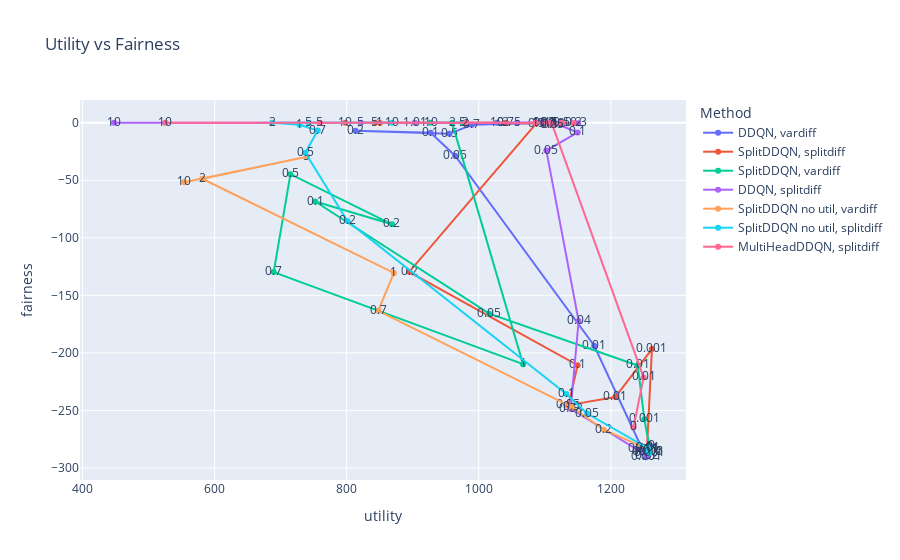
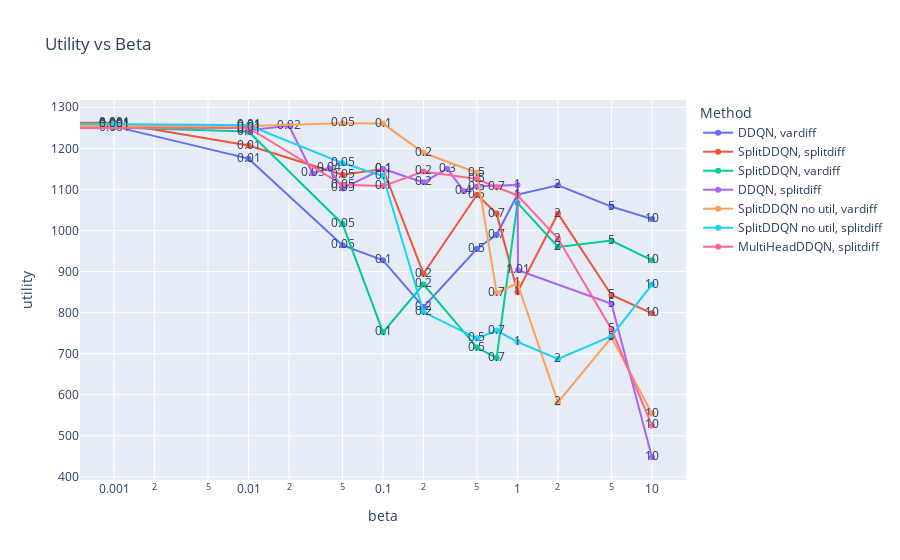
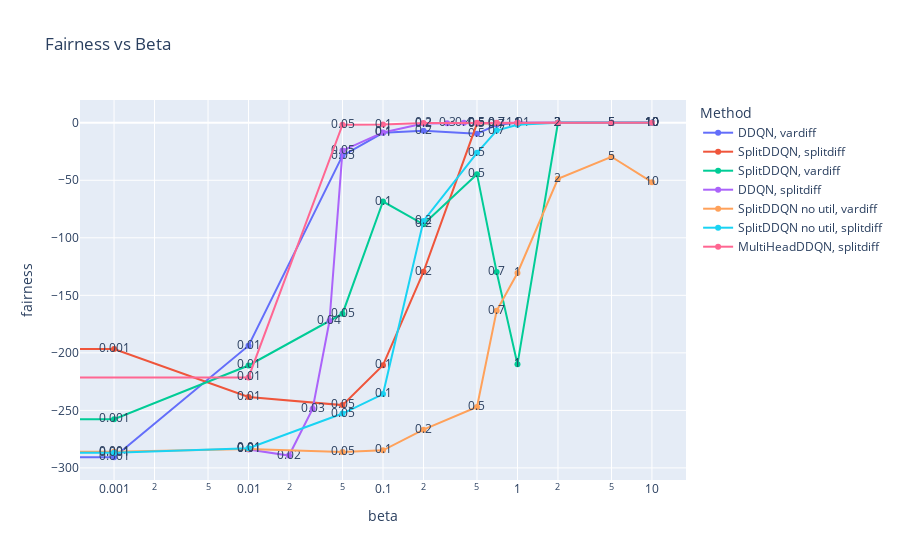

Notebook source saved alongside these figures, in order:
### Markdown cell above
## Base model comparison

### Code cell
# matthew/Results/Base/DDQN_variance_diff_both_bestm_50.csv
results = pd.read_csv("matthew/Results/Base/DDQN_variance_diff_both_bestm_50.csv")
results['Method'] = "DDQN, vardiff"
#matthew/Results/Base/DDQN_split_diff_both_bestm_50.csv
results1 = pd.read_csv("matthew/Results/Base/DDQN_split_diff_both_bestm_50.csv")
results1['Method'] = "DDQN, splitdiff"
#matthew/Results/Base/SplitDDQN_split_diff_both_bestm_50.csv
results2 = pd.read_csv("matthew/Results/Base/SplitDDQN_split_diff_both_bestm_50.csv")
results2['Method'] = "SplitDDQN, splitdiff"
#matthew/Results/Base/SplitDDQN_variance_diff_both_bestm_50.csv
results3 = pd.read_csv("matthew/Results/Base/SplitDDQN_variance_diff_both_bestm_50.csv")
results3['Method'] = "SplitDDQN, vardiff"
#matthew/Results/Base/SplitDDQN_variance_diff_bestm_50.csv
results4 = pd.read_csv("matthew/Results/Base/SplitDDQN_variance_diff_bestm_50.csv")
results4['Method'] = "SplitDDQN no util, vardiff"
#matthew/Results/Base/SplitDDQN_split_diff_bestm_50.csv
results5 = pd.read_csv("matthew/Results/Base/SplitDDQN_split_diff_bestm_50.csv")
results5['Method'] = "SplitDDQN no util, splitdiff"
# matthew/Results/Base/MultiHeadDDQN_split_diff_both_bestm_50.csv
results6 = pd.read_csv("matthew/Results/Base/MultiHeadDDQN_split_diff_both_bestm_50.csv")
results6['Method'] = "MultiHeadDDQN, splitdiff"
#Combine
results = pd.concat([results, results2, results3, results1, results4, results5, results6], ignore_index=True)
results['base_beta'] = results['base_beta'].round(6)
results['beta'] = results['beta'].round(6)
#plot utility vs fairness
fig = px.line(results, x="utility", y="fairness", color='Method', title="Utility vs Fairness", text='beta')
fig.show()

#plot utility vs beta(log scale)
fig = px.line(results, x="beta", y="utility", color='Method', title="Utility vs Beta", text='base_beta', log_x=True)
fig.show()

#plot fairness vs beta(log scale)
fig = px.line(results, x="beta", y="fairness", color='Method', title="Fairness vs Beta", text='base_beta', log_x=True)
fig.show()

### Figure 1 — Plotly figure (JSON) as saved in the notebook; plotly's stock layout.template omitted (floating-point values rounded to 4 significant figures)
{"data": [{"hovertemplate": "Method=DDQN, vardiff<br>utility=%{x}<br>fairness=%{y}<br>beta=%{text}<extra></extra>", "legendgroup": "DDQN, vardiff", "line": {"color": "#636efa", "dash": "solid"}, "marker": {"symbol": "circle"}, "mode": "lines+text+markers", "name": "DDQN, vardiff", "orientation": "v", "showlegend": true, "text": [0, 0.001, 0.01, 0.05, 0.1, 0.2, 0.5, 0.7, 1, 2, 5, 10], "type": "scatter", "x": [1261.0, 1253.0, 1175.0, 964.2, 927.2, 813.4, 955.5, 989.6, 1087.0, 1110.0, 1058.0, 1028.0], "xaxis": "x", "y": [-281.2, -290.7, -193.8, -28.62, -8.731, -6.895, -9.615, -1.815, -0.1018, -0.04056, -0.01308, -0.0394], "yaxis": "y"}, {"hovertemplate": "Method=SplitDDQN, splitdiff<br>utility=%{x}<br>fairness=%{y}<br>beta=%{text}<extra></extra>", "legendgroup": "SplitDDQN, splitdiff", "line": {"color": "#EF553B", "dash": "solid"}, "marker": {"symbol": "circle"}, "mode": "lines+text+markers", "name": "SplitDDQN, splitdiff", "orientation": "v", "showlegend": true, "text": [0, 0.001, 0.01, 0.05, 0.1, 0.2, 0.5, 0.7, 1, 2, 5, 10], "type": "scatter", "x": [1255.0, 1262.0, 1207.0, 1136.0, 1150.0, 894.6, 1087.0, 1041.0, 850.3, 1041.0, 842.7, 798.1], "xaxis": "x", "y": [-285.6, -196.7, -238.4, -245.4, -210.7, -129.6, -0.7116, -0.2802, -0.3261, -0.005137, -0.008117, -0.0092], "yaxis": "y"}, {"hovertemplate": "Method=SplitDDQN, vardiff<br>utility=%{x}<br>fairness=%{y}<br>beta=%{text}<extra></extra>", "legendgroup": "SplitDDQN, vardiff", "line": {"color": "#00cc96", "dash": "solid"}, "marker": {"symbol": "circle"}, "mode": "lines+text+markers", "name": "SplitDDQN, vardiff", "orientation": "v", "showlegend": true, "text": [0, 0.001, 0.01, 0.05, 0.1, 0.2, 0.5, 0.7, 1, 2, 5, 10], "type": "scatter", "x": [1259.0, 1251.0, 1241.0, 1016.0, 752.2, 868.6, 714.8, 689.5, 1067.0, 959.6, 975.5, 927.2], "xaxis": "x", "y": [-281.4, -257.6, -211.0, -166.0, -68.45, -88.28, -44.7, -129.8, -209.8, -0.1094, -0.01842, -0.004118], "yaxis": "y"}, {"hovertemplate": "Method=DDQN, splitdiff<br>utility=%{x}<br>fairness=%{y}<br>beta=%{text}<extra></extra>", "legendgroup": "DDQN, splitdiff", "line": {"color": "#ab63fa", "dash": "solid"}, "marker": {"symbol": "circle"}, "mode": "lines+text+markers", "name": "DDQN, splitdiff", "orientation": "v", "showlegend": true, "text": [0.01, 0.02, 0.03, 0.04, 0.05, 0.1, 0.2, 0.3, 0.4, 0.5, 1, 1.01, 5, 10], "type": "scatter", "x": [1244.0, 1255.0, 1139.0, 1151.0, 1102.0, 1150.0, 1117.0, 1150.0, 1096.0, 1107.0, 1111, 903.2, 821.4, 447.7], "xaxis": "x", "y": [-284.0, -289.2, -248.6, -172.3, -24.18, -8.443, -0.6829, -0.4642, -0.01251, -0.1675, -0.008859, -0.06626, -0.0167, -0.04304], "yaxis": "y"}, {"hovertemplate": "Method=SplitDDQN no util, vardiff<br>utility=%{x}<br>fairness=%{y}<br>beta=%{text}<extra></extra>", "legendgroup": "SplitDDQN no util, vardiff", "line": {"color": "#FFA15A", "dash": "solid"}, "marker": {"symbol": "circle"}, "mode": "lines+text+markers", "name": "SplitDDQN no util, vardiff", "orientation": "v", "showlegend": true, "text": [0, 0.001, 0.01, 0.05, 0.1, 0.2, 0.5, 0.7, 1, 2, 5, 10], "type": "scatter", "x": [1255.0, 1256.0, 1254.0, 1261.0, 1260.0, 1189.0, 1141.0, 847.7, 871.5, 581.3, 739.7, 554.0], "xaxis": "x", "y": [-285.6, -286.0, -283.5, -286.3, -284.7, -266.7, -247.0, -163.5, -130.6, -48.69, -29.57, -51.65], "yaxis": "y"}, {"hovertemplate": "Method=SplitDDQN no util, splitdiff<br>utility=%{x}<br>fairness=%{y}<br>beta=%{text}<extra></extra>", "legendgroup": "SplitDDQN no util, splitdiff", "line": {"color": "#19d3f3", "dash": "solid"}, "marker": {"symbol": "circle"}, "mode": "lines+text+markers", "name": "SplitDDQN no util, splitdiff", "orientation": "v", "showlegend": true, "text": [0, 0.001, 0.01, 0.05, 0.1, 0.2, 0.5, 0.7, 1, 2, 5, 10], "type": "scatter", "x": [1255.0, 1259.0, 1256.0, 1164.0, 1133.0, 801.1, 737.4, 756.2, 728.5, 687.0, 742.8, 868.4], "xaxis": "x", "y": [-285.6, -286.8, -282.9, -252.7, -235.8, -85.39, -26.12, -6.797, -1.706, -0.05732, -0.002976, -0.003797], "yaxis": "y"}, {"hovertemplate": "Method=MultiHeadDDQN, splitdiff<br>utility=%{x}<br>fairness=%{y}<br>beta=%{text}<extra></extra>", "legendgroup": "MultiHeadDDQN, splitdiff", "line": {"color": "#FF6692", "dash": "solid"}, "marker": {"symbol": "circle"}, "mode": "lines+text+markers", "name": "MultiHeadDDQN, splitdiff", "orientation": "v", "showlegend": true, "text": [0, 0.01, 0.05, 0.1, 0.2, 0.5, 0.7, 1, 2, 5, 10], "type": "scatter", "x": [1234.0, 1250.0, 1111.0, 1108.0, 1144.0, 1125.0, 1105.0, 1086.0, 980.2, 759.4, 525.3], "xaxis": "x", "y": [-264.8, -221.3, -1.736, -1.614, -0.1374, -0.008547, -0.0437, -0.0519, -0.01632, -0.03826, -0.02113], "yaxis": "y"}], "layout": {"legend": {"title": {"text": "Method"}, "tracegroupgap": 0}, "title": {"text": "Utility vs Fairness"}, "xaxis": {"anchor": "y", "domain": [0, 1], "title": {"text": "utility"}}, "yaxis": {"anchor": "x", "domain": [0, 1], "title": {"text": "fairness"}}}}

### Figure 2 — Plotly figure (JSON) as saved in the notebook; plotly's stock layout.template omitted (floating-point values rounded to 4 significant figures)
{"data": [{"hovertemplate": "Method=DDQN, vardiff<br>beta=%{x}<br>utility=%{y}<br>base_beta=%{text}<extra></extra>", "legendgroup": "DDQN, vardiff", "line": {"color": "#636efa", "dash": "solid"}, "marker": {"symbol": "circle"}, "mode": "lines+text+markers", "name": "DDQN, vardiff", "orientation": "v", "showlegend": true, "text": [0, 0.001, 0.01, 0.05, 0.1, 0.2, 0.5, 0.7, 1, 2, 5, 10], "type": "scatter", "x": [0, 0.001, 0.01, 0.05, 0.1, 0.2, 0.5, 0.7, 1, 2, 5, 10], "xaxis": "x", "y": [1261.0, 1253.0, 1175.0, 964.2, 927.2, 813.4, 955.5, 989.6, 1087.0, 1110.0, 1058.0, 1028.0], "yaxis": "y"}, {"hovertemplate": "Method=SplitDDQN, splitdiff<br>beta=%{x}<br>utility=%{y}<br>base_beta=%{text}<extra></extra>", "legendgroup": "SplitDDQN, splitdiff", "line": {"color": "#EF553B", "dash": "solid"}, "marker": {"symbol": "circle"}, "mode": "lines+text+markers", "name": "SplitDDQN, splitdiff", "orientation": "v", "showlegend": true, "text": [0, 0.001, 0.01, 0.05, 0.1, 0.2, 0.5, 0.7, 1, 2, 5, 10], "type": "scatter", "x": [0, 0.001, 0.01, 0.05, 0.1, 0.2, 0.5, 0.7, 1, 2, 5, 10], "xaxis": "x", "y": [1255.0, 1262.0, 1207.0, 1136.0, 1150.0, 894.6, 1087.0, 1041.0, 850.3, 1041.0, 842.7, 798.1], "yaxis": "y"}, {"hovertemplate": "Method=SplitDDQN, vardiff<br>beta=%{x}<br>utility=%{y}<br>base_beta=%{text}<extra></extra>", "legendgroup": "SplitDDQN, vardiff", "line": {"color": "#00cc96", "dash": "solid"}, "marker": {"symbol": "circle"}, "mode": "lines+text+markers", "name": "SplitDDQN, vardiff", "orientation": "v", "showlegend": true, "text": [0, 0.001, 0.01, 0.05, 0.1, 0.2, 0.5, 0.7, 1, 2, 5, 10], "type": "scatter", "x": [0, 0.001, 0.01, 0.05, 0.1, 0.2, 0.5, 0.7, 1, 2, 5, 10], "xaxis": "x", "y": [1259.0, 1251.0, 1241.0, 1016.0, 752.2, 868.6, 714.8, 689.5, 1067.0, 959.6, 975.5, 927.2], "yaxis": "y"}, {"hovertemplate": "Method=DDQN, splitdiff<br>beta=%{x}<br>utility=%{y}<br>base_beta=%{text}<extra></extra>", "legendgroup": "DDQN, splitdiff", "line": {"color": "#ab63fa", "dash": "solid"}, "marker": {"symbol": "circle"}, "mode": "lines+text+markers", "name": "DDQN, splitdiff", "orientation": "v", "showlegend": true, "text": [0.01, 0.02, 0.03, 0.04, 0.05, 0.1, 0.2, 0.3, 0.4, 0.5, 1, 1.01, 5, 10], "type": "scatter", "x": [0.01, 0.02, 0.03, 0.04, 0.05, 0.1, 0.2, 0.3, 0.4, 0.5, 1, 1.01, 5, 10], "xaxis": "x", "y": [1244.0, 1255.0, 1139.0, 1151.0, 1102.0, 1150.0, 1117.0, 1150.0, 1096.0, 1107.0, 1111, 903.2, 821.4, 447.7], "yaxis": "y"}, {"hovertemplate": "Method=SplitDDQN no util, vardiff<br>beta=%{x}<br>utility=%{y}<br>base_beta=%{text}<extra></extra>", "legendgroup": "SplitDDQN no util, vardiff", "line": {"color": "#FFA15A", "dash": "solid"}, "marker": {"symbol": "circle"}, "mode": "lines+text+markers", "name": "SplitDDQN no util, vardiff", "orientation": "v", "showlegend": true, "text": [0, 0.001, 0.01, 0.05, 0.1, 0.2, 0.5, 0.7, 1, 2, 5, 10], "type": "scatter", "x": [0, 0.001, 0.01, 0.05, 0.1, 0.2, 0.5, 0.7, 1, 2, 5, 10], "xaxis": "x", "y": [1255.0, 1256.0, 1254.0, 1261.0, 1260.0, 1189.0, 1141.0, 847.7, 871.5, 581.3, 739.7, 554.0], "yaxis": "y"}, {"hovertemplate": "Method=SplitDDQN no util, splitdiff<br>beta=%{x}<br>utility=%{y}<br>base_beta=%{text}<extra></extra>", "legendgroup": "SplitDDQN no util, splitdiff", "line": {"color": "#19d3f3", "dash": "solid"}, "marker": {"symbol": "circle"}, "mode": "lines+text+markers", "name": "SplitDDQN no util, splitdiff", "orientation": "v", "showlegend": true, "text": [0, 0.001, 0.01, 0.05, 0.1, 0.2, 0.5, 0.7, 1, 2, 5, 10], "type": "scatter", "x": [0, 0.001, 0.01, 0.05, 0.1, 0.2, 0.5, 0.7, 1, 2, 5, 10], "xaxis": "x", "y": [1255.0, 1259.0, 1256.0, 1164.0, 1133.0, 801.1, 737.4, 756.2, 728.5, 687.0, 742.8, 868.4], "yaxis": "y"}, {"hovertemplate": "Method=MultiHeadDDQN, splitdiff<br>beta=%{x}<br>utility=%{y}<br>base_beta=%{text}<extra></extra>", "legendgroup": "MultiHeadDDQN, splitdiff", "line": {"color": "#FF6692", "dash": "solid"}, "marker": {"symbol": "circle"}, "mode": "lines+text+markers", "name": "MultiHeadDDQN, splitdiff", "orientation": "v", "showlegend": true, "text": [0, 0.01, 0.05, 0.1, 0.2, 0.5, 0.7, 1, 2, 5, 10], "type": "scatter", "x": [0, 0.01, 0.05, 0.1, 0.2, 0.5, 0.7, 1, 2, 5, 10], "xaxis": "x", "y": [1234.0, 1250.0, 1111.0, 1108.0, 1144.0, 1125.0, 1105.0, 1086.0, 980.2, 759.4, 525.3], "yaxis": "y"}], "layout": {"legend": {"title": {"text": "Method"}, "tracegroupgap": 0}, "title": {"text": "Utility vs Beta"}, "xaxis": {"anchor": "y", "domain": [0, 1], "title": {"text": "beta"}, "type": "log"}, "yaxis": {"anchor": "x", "domain": [0, 1], "title": {"text": "utility"}}}}

### Figure 3 — Plotly figure (JSON) as saved in the notebook; plotly's stock layout.template omitted (floating-point values rounded to 4 significant figures)
{"data": [{"hovertemplate": "Method=DDQN, vardiff<br>beta=%{x}<br>fairness=%{y}<br>base_beta=%{text}<extra></extra>", "legendgroup": "DDQN, vardiff", "line": {"color": "#636efa", "dash": "solid"}, "marker": {"symbol": "circle"}, "mode": "lines+text+markers", "name": "DDQN, vardiff", "orientation": "v", "showlegend": true, "text": [0, 0.001, 0.01, 0.05, 0.1, 0.2, 0.5, 0.7, 1, 2, 5, 10], "type": "scatter", "x": [0, 0.001, 0.01, 0.05, 0.1, 0.2, 0.5, 0.7, 1, 2, 5, 10], "xaxis": "x", "y": [-281.2, -290.7, -193.8, -28.62, -8.731, -6.895, -9.615, -1.815, -0.1018, -0.04056, -0.01308, -0.0394], "yaxis": "y"}, {"hovertemplate": "Method=SplitDDQN, splitdiff<br>beta=%{x}<br>fairness=%{y}<br>base_beta=%{text}<extra></extra>", "legendgroup": "SplitDDQN, splitdiff", "line": {"color": "#EF553B", "dash": "solid"}, "marker": {"symbol": "circle"}, "mode": "lines+text+markers", "name": "SplitDDQN, splitdiff", "orientation": "v", "showlegend": true, "text": [0, 0.001, 0.01, 0.05, 0.1, 0.2, 0.5, 0.7, 1, 2, 5, 10], "type": "scatter", "x": [0, 0.001, 0.01, 0.05, 0.1, 0.2, 0.5, 0.7, 1, 2, 5, 10], "xaxis": "x", "y": [-285.6, -196.7, -238.4, -245.4, -210.7, -129.6, -0.7116, -0.2802, -0.3261, -0.005137, -0.008117, -0.0092], "yaxis": "y"}, {"hovertemplate": "Method=SplitDDQN, vardiff<br>beta=%{x}<br>fairness=%{y}<br>base_beta=%{text}<extra></extra>", "legendgroup": "SplitDDQN, vardiff", "line": {"color": "#00cc96", "dash": "solid"}, "marker": {"symbol": "circle"}, "mode": "lines+text+markers", "name": "SplitDDQN, vardiff", "orientation": "v", "showlegend": true, "text": [0, 0.001, 0.01, 0.05, 0.1, 0.2, 0.5, 0.7, 1, 2, 5, 10], "type": "scatter", "x": [0, 0.001, 0.01, 0.05, 0.1, 0.2, 0.5, 0.7, 1, 2, 5, 10], "xaxis": "x", "y": [-281.4, -257.6, -211.0, -166.0, -68.45, -88.28, -44.7, -129.8, -209.8, -0.1094, -0.01842, -0.004118], "yaxis": "y"}, {"hovertemplate": "Method=DDQN, splitdiff<br>beta=%{x}<br>fairness=%{y}<br>base_beta=%{text}<extra></extra>", "legendgroup": "DDQN, splitdiff", "line": {"color": "#ab63fa", "dash": "solid"}, "marker": {"symbol": "circle"}, "mode": "lines+text+markers", "name": "DDQN, splitdiff", "orientation": "v", "showlegend": true, "text": [0.01, 0.02, 0.03, 0.04, 0.05, 0.1, 0.2, 0.3, 0.4, 0.5, 1, 1.01, 5, 10], "type": "scatter", "x": [0.01, 0.02, 0.03, 0.04, 0.05, 0.1, 0.2, 0.3, 0.4, 0.5, 1, 1.01, 5, 10], "xaxis": "x", "y": [-284.0, -289.2, -248.6, -172.3, -24.18, -8.443, -0.6829, -0.4642, -0.01251, -0.1675, -0.008859, -0.06626, -0.0167, -0.04304], "yaxis": "y"}, {"hovertemplate": "Method=SplitDDQN no util, vardiff<br>beta=%{x}<br>fairness=%{y}<br>base_beta=%{text}<extra></extra>", "legendgroup": "SplitDDQN no util, vardiff", "line": {"color": "#FFA15A", "dash": "solid"}, "marker": {"symbol": "circle"}, "mode": "lines+text+markers", "name": "SplitDDQN no util, vardiff", "orientation": "v", "showlegend": true, "text": [0, 0.001, 0.01, 0.05, 0.1, 0.2, 0.5, 0.7, 1, 2, 5, 10], "type": "scatter", "x": [0, 0.001, 0.01, 0.05, 0.1, 0.2, 0.5, 0.7, 1, 2, 5, 10], "xaxis": "x", "y": [-285.6, -286.0, -283.5, -286.3, -284.7, -266.7, -247.0, -163.5, -130.6, -48.69, -29.57, -51.65], "yaxis": "y"}, {"hovertemplate": "Method=SplitDDQN no util, splitdiff<br>beta=%{x}<br>fairness=%{y}<br>base_beta=%{text}<extra></extra>", "legendgroup": "SplitDDQN no util, splitdiff", "line": {"color": "#19d3f3", "dash": "solid"}, "marker": {"symbol": "circle"}, "mode": "lines+text+markers", "name": "SplitDDQN no util, splitdiff", "orientation": "v", "showlegend": true, "text": [0, 0.001, 0.01, 0.05, 0.1, 0.2, 0.5, 0.7, 1, 2, 5, 10], "type": "scatter", "x": [0, 0.001, 0.01, 0.05, 0.1, 0.2, 0.5, 0.7, 1, 2, 5, 10], "xaxis": "x", "y": [-285.6, -286.8, -282.9, -252.7, -235.8, -85.39, -26.12, -6.797, -1.706, -0.05732, -0.002976, -0.003797], "yaxis": "y"}, {"hovertemplate": "Method=MultiHeadDDQN, splitdiff<br>beta=%{x}<br>fairness=%{y}<br>base_beta=%{text}<extra></extra>", "legendgroup": "MultiHeadDDQN, splitdiff", "line": {"color": "#FF6692", "dash": "solid"}, "marker": {"symbol": "circle"}, "mode": "lines+text+markers", "name": "MultiHeadDDQN, splitdiff", "orientation": "v", "showlegend": true, "text": [0, 0.01, 0.05, 0.1, 0.2, 0.5, 0.7, 1, 2, 5, 10], "type": "scatter", "x": [0, 0.01, 0.05, 0.1, 0.2, 0.5, 0.7, 1, 2, 5, 10], "xaxis": "x", "y": [-264.8, -221.3, -1.736, -1.614, -0.1374, -0.008547, -0.0437, -0.0519, -0.01632, -0.03826, -0.02113], "yaxis": "y"}], "layout": {"legend": {"title": {"text": "Method"}, "tracegroupgap": 0}, "title": {"text": "Fairness vs Beta"}, "xaxis": {"anchor": "y", "domain": [0, 1], "title": {"text": "beta"}, "type": "log"}, "yaxis": {"anchor": "x", "domain": [0, 1], "title": {"text": "fairness"}}}}
